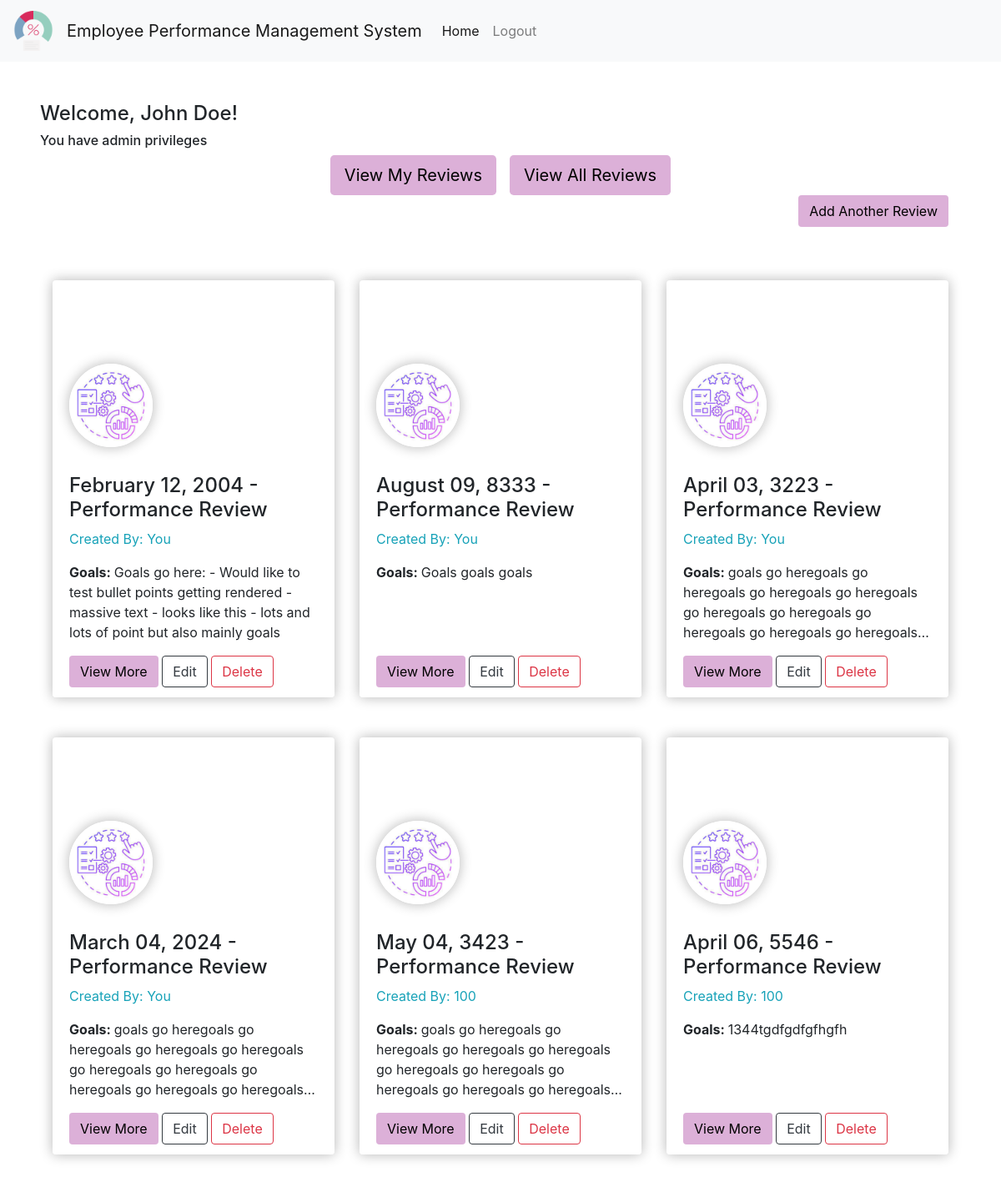
/home?all_reviews=True (signed in), run on an earlier commit of the app's database.
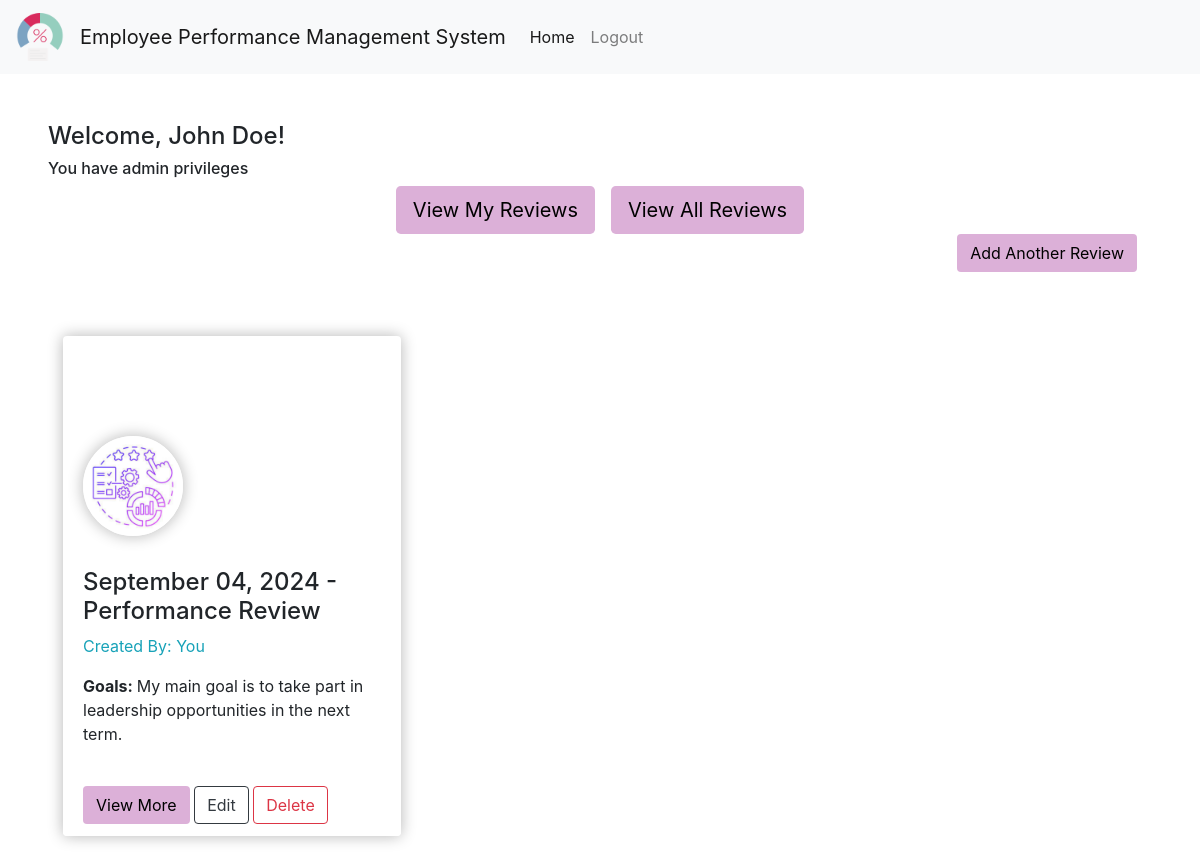
And on a later commit of the database.
### app/models.py (models this page shows, shortened)
class Review(Base):
    __tablename__ = "reviews"
    review_id = Column(Integer, primary_key=True)
    employee_number = Column(
        Integer, ForeignKey("employees.employee_number"), nullable=False
    )
    review_date = Column(DateTime, nullable=False)
    reviewer_id = Column(Integer, nullable=False)
    overall_performance_rating = Column(
        Enum(
            "Excellent", "Good", "Satisfactory", "Needs Improvement", "Unsatisfactory"
        ),
        nullable=False,
    )
    goals = Column(String, nullable=False)
    reviewer_comments = Column(String, nullable=False)

### app/routes.py (the view)
@main.route("/home")
@login_required
def home():
    session = get_session()
    if current_user.is_admin and "all_reviews" in request.args:
        employee_reviews = session.query(Review).all()
    else:
        employee_reviews = (
            session.query(Review)
            .filter_by(employee_number=current_user.employee_number)
            .all()
        )
    return render_template("home.html", reviews=employee_reviews)

### app/__init__.py (called while the page is built)
    def _login_manager(self):
        self.session = get_session()
        self.login_manager.login_view = "auth.login"
        self.login_manager.init_app(self.app)
        @self.login_manager.user_loader
        def load_user(employee_number):
            return self.session.query(Employee).get(employee_number)

### app/database.py (called while the page is built)
def get_session():
    if engine is None:
        raise RuntimeError("Engine is not initialized")
    return Session(bind=engine)

### app/templates/home.html (shortened to what this page needs)
{% extends "base.html" %}
{% block content %}
{% if current_user.is_authenticated %}
  <h4>Welcome, {{ current_user.name }}!</h4>
  {% if current_user.is_admin %}
    <h6>You have admin privileges</h6>
  {% else %}
    <h6>You have regular user privileges</h6>
  {% endif %}
  <div class="container">
    {% if current_user.is_admin %}
      <div class="d-flex justify-content-center gap-2">
        <a href="{{ url_for('main.home') }}" class="btn button-custom btn-lg mx-2">View My Reviews</a>
        <a href="{{ url_for('main.home', all_reviews=True) }}" class="btn button-custom btn-lg mx-2">View All Reviews</a>
      </div>
    {% endif %}
    {% if reviews %}
      <div class="text-right mb-3">
        <a href="{{ url_for('main.create_review') }}" class="btn button-custom">Add Another Review</a>
      </div>
      <div class="row pt-5">
        {% for review in reviews %}
          <div class="col-md-6 col-lg-4 pb-5">
            <div class="card card-custom bg-white border-white border-0">
              <div class="card-custom-img" style="
                background-image: url(http://res.cloudinary.com/d3/image/upload/c_scale,q_auto:good,w_1110/trianglify-v1-cs85g_cc5d2i.jpg);
              "></div>
              <div class="card-custom-avatar">
                <img class="img-fluid" src="../static/performance-logo.png" alt="Avatar" />
              </div>
              <div class="card-body" style="overflow-y: auto">
                <p class="card-title">
                  <h4>{{ review.review_date.strftime('%B %d, %Y') }} - Performance Review</h4>
                  {% if current_user.is_admin %}
                    <h7 class="text-info">
                      Created By: {% if current_user.employee_number == review.employee_number %}
                        You
                      {% else %}
                        {{ review.employee_number }}
                      {% endif %}
                    </h7>
                  {% endif %}
                </p>
                <div class="card-text-container">
                  <p class="card-text"><strong>Goals: </strong>{{ review.goals|safe }}</p>
                </div>
              </div>
              <div class="card-footer" style="background: inherit; border-color: inherit">
                <button data-bs-toggle="modal" data-bs-target="#view-more-modal-{{ loop.index }}" class="btn button-custom" style="color:black;">
                  View More
                </button>
                <form action="{{ url_for('main.update_review', review_id=review.review_id) }}" method="GET" class="d-inline-block">
                  <button type="submit" class="btn btn-outline-dark">Edit</button>
                </form>
                {% if current_user.is_admin %}
                  <button href="#" data-review-id="{{ review.review_id }}" data-bs-toggle="modal" data-bs-target="#confirm-delete-modal" class="btn btn-outline-danger delete-btn">
                    Delete
                  </button>
                {% endif %}
              </div>
            </div>
          </div>
        {% endfor %}
      </div>
    {% else %}
      <div class="text-center pt-5">
        <a href="{{ url_for('main.create_review') }}" class="btn button-custom">Add Your First Review</a>
      </div>
    {% endif %}
  </div>
{% else %}
  <div id="flash-message" class="alert alert-warning" role="alert">
    <strong>Warning:</strong> Please log in to access this page.
  </div>
{% endif %}
{% endblock %}

What changed in the data, as far as the page shows it:
removed Review: review_date "February 12, 2004", shows "You", goals "Goals go here: - Would like to test bullet points getting rendered - massive text - looks like this - lots and lots of point but also mainly goals"
removed Review: review_date "August 09, 8333", shows "You", goals "Goals goals goals"
removed Review: review_date "April 03, 3223", shows "You", goals "goals go heregoals go heregoals go heregoals go heregoals go heregoals go heregoals go heregoals go heregoals go…"
removed Review: review_date "March 04, 2024", shows "You", goals "goals go heregoals go heregoals go heregoals go heregoals go heregoals go heregoals go heregoals go heregoals go…"
removed Review: review_date "May 04, 3423", employee_number "100", goals "goals go heregoals go heregoals go heregoals go heregoals go heregoals go heregoals go heregoals go heregoals go…"
removed Review: review_date "April 06, 5546", employee_number "100", goals "1344tgdfgdfgfhgfh"
added Review: review_date "September 04, 2024", shows "You", goals "My main goal is to take part in leadership opportunities in the next term."
